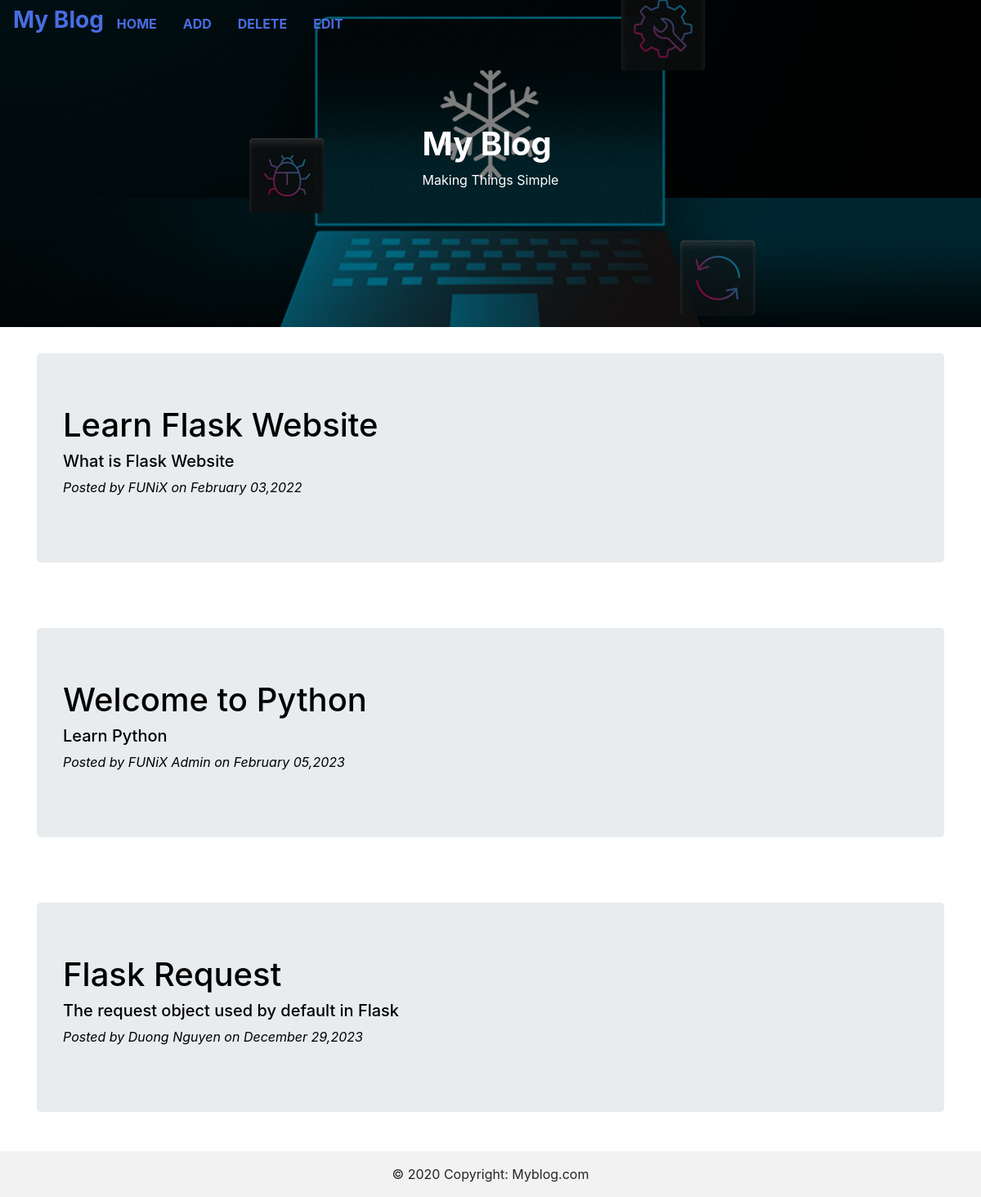
The page / on the database its author committed.
### controller.py (models this page shows, shortened)
class BlogPost(db.Model):
    __tablename__ = 'BlogPost'
    id = db.Column(db.Integer,primary_key=True)
    title = db.Column(db.Text)
    subtitle = db.Column(db.Text)
    author = db.Column(db.Text)
    date_posted = db.Column(db.DateTime, default=datetime.datetime.utcnow)
    content = db.Column(db.Text)

### controller.py (the view)
@app.route('/')
def index():
    blogList = BlogPost.query.all()
    return render_template('HomePage.html', blogList=blogList)

### templates/HomePage.html (shortened to what this page needs)
{% extends "base.html" %}
{% block headContent %}
  <h1>My Blog</h1>
  <p>Making Things Simple</p>
{% endblock %}
{% block mainContent %}
  {% for blog in blogList %}
  <div class="container" id="hoverContainer">
    <div class="jumbotron">
        <a href="{{url_for('view_post', id=blog.id)}}">
          <h1>{{blog.title}}</h1>
          <h5>{{blog.subtitle}}</h5>
          <p>Posted by {{blog.author}} on {{blog.date_posted.strftime('%B %d,%Y')}}</p>
        </a>
    </div>
  </div>
  {% endfor %}
{% endblock %}

### templates/base.html (shortened to what this page needs)
<!DOCTYPE html>
<html>
  <head>
    <link rel="stylesheet" href="https://stackpath.bootstrapcdn.com/bootstrap/4.1.1/css/bootstrap.min.css">
    <link rel="stylesheet" href="https://cdnjs.cloudflare.com/ajax/libs/font-awesome/4.7.0/css/font-awesome.min.css">
    <link rel="stylesheet" href="{{ url_for('static', filename='css/styles.css') }}">
</head>
  <body>
    <div class="banner-image">
        <nav class="navbar navbar-expand-lg bg-body-tertiary" style="font-weight: bold;">
            <div class="navbar-header">
                <h3>My Blog</h3>
            </div>
            <ul class="nav justify-content-end" >
              <li class="nav-item">
                  <a class="nav-link" href="{{url_for('index')}}">HOME</a>
              </li>
              <li class="nav-item">
                  <a class="nav-link" href="{{url_for('add_post')}}">ADD</a>
              </li>
              <li class="nav-item">
                  <a class="nav-link" href="{{url_for('delete_post')}}">DELETE</a>
              </li>
              <li class="nav-item">
                  <a class="nav-link" href="{{url_for('editList_post')}}">EDIT</a>
              </li>
            </ul>
        </nav>
        <div class="banner-text">
          {% block headContent %}
          {% endblock %}
        </div>
    </div>
    {% block mainContent %}
    {% endblock %}
    <footer class="bg-body-tertiary text-center text-lg-start">
      <div class="text-center p-3" style="background-color: rgba(0, 0, 0, 0.05);">
        © 2020 Copyright:
        <a class="text-body" href="#">Myblog.com</a>
      </div>
    </footer>
  </body>
</html>

### static/css/styles.css (style rules this page uses)
body, html { height: 100%; }
.banner-image { background-image: linear-gradient(rgba(0, 0, 0, 0.5), rgba(0, 0, 0, 0.5)), url("../../static/BlogImageBackground.jpg"); height: 50%; background-position: center; background-repeat: no-repeat; background-size: cover; position: relative; }
.banner-text { text-align: center; position: absolute; top: 50%; left: 50%; transform: translate(-50%, -50%); color: white; }
.navbar-header > h3 { color: #496de3; font-weight: 700; }
.nav-link { color: #496de3; }
.container { padding-top: 2rem; padding-bottom: 1rem; }
.jumbotron > a > p { color: black; font-style: italic; }
.jumbotron > a:link { color: black; text-decoration: none; }
.banner-text > h1 { font-weight: 700; width: max-content; }

### rows shown on the page
BlogPost: title "Learn Flask Website", subtitle "What is Flask Website", author "FUNiX", date_posted "February 03,2022"
BlogPost: title "Welcome to Python", subtitle "Learn Python", author "FUNiX Admin", date_posted "February 05,2023"
BlogPost: title "Flask Request", subtitle "The request object used by default in Flask", author "Duong Nguyen", date_posted "December 29,2023"
